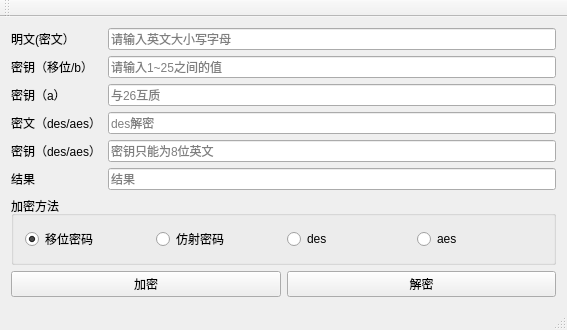
<?xml version="1.0" encoding="UTF-8"?>
<ui version="4.0">
 <class>QtWaClass</class>
 <widget class="QMainWindow" name="QtWaClass">
  <property name="geometry">
   <rect>
    <x>0</x>
    <y>0</y>
    <width>567</width>
    <height>307</height>
   </rect>
  </property>
  <property name="windowTitle">
   <string>QtWa</string>
  </property>
  <widget class="QWidget" name="centralWidget">
   <layout class="QHBoxLayout" name="horizontalLayout_4">
    <item>
     <layout class="QVBoxLayout" name="verticalLayout_3" stretch="0,0,0">
      <property name="sizeConstraint">
       <enum>QLayout::SetNoConstraint</enum>
      </property>
      <item>
       <layout class="QFormLayout" name="formLayout">
        <item row="0" column="0">
         <widget class="QLabel" name="label">
          <property name="text">
           <string>明文(密文）</string>
          </property>
         </widget>
        </item>
        <item row="0" column="1">
         <widget class="QLineEdit" name="Plaintext">
          <property name="text">
           <string/>
          </property>
          <property name="placeholderText">
           <string>请输入英文大小写字母</string>
          </property>
         </widget>
        </item>
        <item row="1" column="0">
         <widget class="QLabel" name="label_2">
          <property name="text">
           <string>密钥（移位/b）</string>
          </property>
         </widget>
        </item>
        <item row="1" column="1">
         <widget class="QLineEdit" name="Secretkey_b">
          <property name="text">
           <string/>
          </property>
          <property name="placeholderText">
           <string>请输入1~25之间的值</string>
          </property>
         </widget>
        </item>
        <item row="2" column="0">
         <widget class="QLabel" name="label_4">
          <property name="text">
           <string>密钥（a）</string>
          </property>
         </widget>
        </item>
        <item row="2" column="1">
         <widget class="QLineEdit" name="Secretkey_a">
          <property name="placeholderText">
           <string>与26互质</string>
          </property>
         </widget>
        </item>
        <item row="5" column="0">
         <widget class="QLabel" name="label_3">
          <property name="text">
           <string>结果</string>
          </property>
         </widget>
        </item>
        <item row="5" column="1">
         <widget class="QLineEdit" name="Ciphertext">
          <property name="text">
           <string/>
          </property>
          <property name="placeholderText">
           <string>结果</string>
          </property>
         </widget>
        </item>
        <item row="4" column="0">
         <widget class="QLabel" name="label_5">
          <property name="text">
           <string>密钥（des/aes）</string>
          </property>
         </widget>
        </item>
        <item row="4" column="1">
         <widget class="QLineEdit" name="key">
          <property name="placeholderText">
           <string>密钥只能为8位英文</string>
          </property>
         </widget>
        </item>
        <item row="3" column="1">
         <widget class="QLineEdit" name="cipher">
          <property name="placeholderText">
           <string>des解密</string>
          </property>
         </widget>
        </item>
        <item row="3" column="0">
         <widget class="QLabel" name="des_">
          <property name="text">
           <string>密文（des/aes）</string>
          </property>
         </widget>
        </item>
       </layout>
      </item>
      <item>
       <widget class="QGroupBox" name="groupBox">
        <property name="title">
         <string>加密方法</string>
        </property>
        <layout class="QHBoxLayout" name="horizontalLayout_3">
         <item>
          <layout class="QHBoxLayout" name="horizontalLayout_2">
           <item>
            <widget class="QRadioButton" name="gression">
             <property name="text">
              <string>移位密码</string>
             </property>
             <property name="checked">
              <bool>true</bool>
             </property>
            </widget>
           </item>
           <item>
            <widget class="QRadioButton" name="affine">
             <property name="text">
              <string>仿射密码</string>
             </property>
            </widget>
           </item>
           <item>
            <widget class="QRadioButton" name="des">
             <property name="text">
              <string>des</string>
             </property>
            </widget>
           </item>
           <item>
            <widget class="QRadioButton" name="aes">
             <property name="text">
              <string>aes</string>
             </property>
            </widget>
           </item>
          </layout>
         </item>
        </layout>
       </widget>
      </item>
      <item>
       <layout class="QHBoxLayout" name="horizontalLayout">
        <item>
         <widget class="QPushButton" name="Encryption">
          <property name="text">
           <string>加密</string>
          </property>
         </widget>
        </item>
        <item>
         <widget class="QPushButton" name="Deciphering">
          <property name="text">
           <string>解密</string>
          </property>
         </widget>
        </item>
       </layout>
      </item>
     </layout>
    </item>
   </layout>
  </widget>
  <widget class="QMenuBar" name="menuBar">
   <property name="geometry">
    <rect>
     <x>0</x>
     <y>0</y>
     <width>567</width>
     <height>22</height>
    </rect>
   </property>
  </widget>
  <widget class="QToolBar" name="mainToolBar">
   <attribute name="toolBarArea">
    <enum>TopToolBarArea</enum>
   </attribute>
   <attribute name="toolBarBreak">
    <bool>false</bool>
   </attribute>
  </widget>
  <widget class="QStatusBar" name="statusBar"/>
 </widget>
 <layoutdefault spacing="6" margin="11"/>
 <resources>
  <include location="QtWa.qrc"/>
 </resources>
 <connections>
  <connection>
   <sender>Encryption</sender>
   <signal>clicked()</signal>
   <receiver>QtWaClass</receiver>
   <slot>encryption()</slot>
   <hints>
    <hint type="sourcelabel">
     <x>91</x>
     <y>223</y>
    </hint>
    <hint type="destinationlabel">
     <x>145</x>
     <y>221</y>
    </hint>
   </hints>
  </connection>
  <connection>
   <sender>Deciphering</sender>
   <signal>clicked()</signal>
   <receiver>QtWaClass</receiver>
   <slot>deciphering()</slot>
   <hints>
    <hint type="sourcelabel">
     <x>537</x>
     <y>223</y>
    </hint>
    <hint type="destinationlabel">
     <x>309</x>
     <y>221</y>
    </hint>
   </hints>
  </connection>
 </connections>
 <slots>
  <slot>encryption()</slot>
  <slot>deciphering()</slot>
  <slot>gcd()</slot>
 </slots>
</ui>
